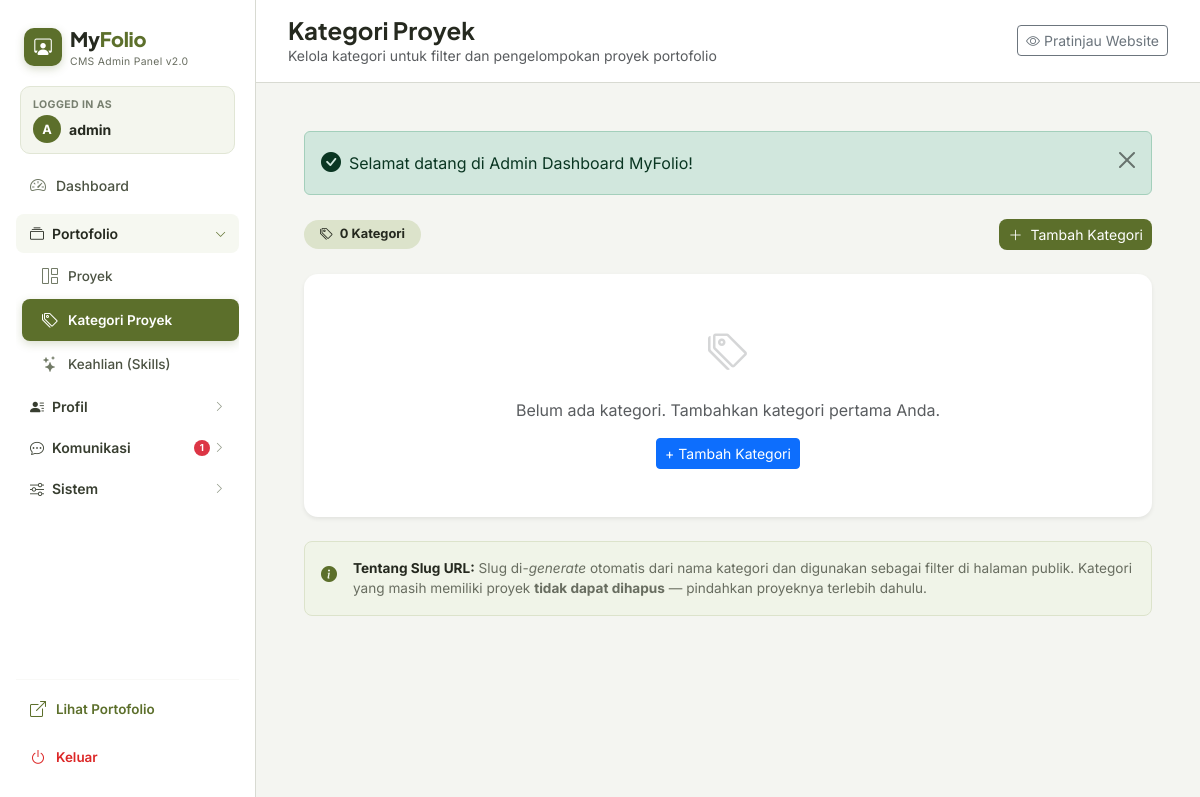
The app's page /admin/categories.php (signed in), older data.
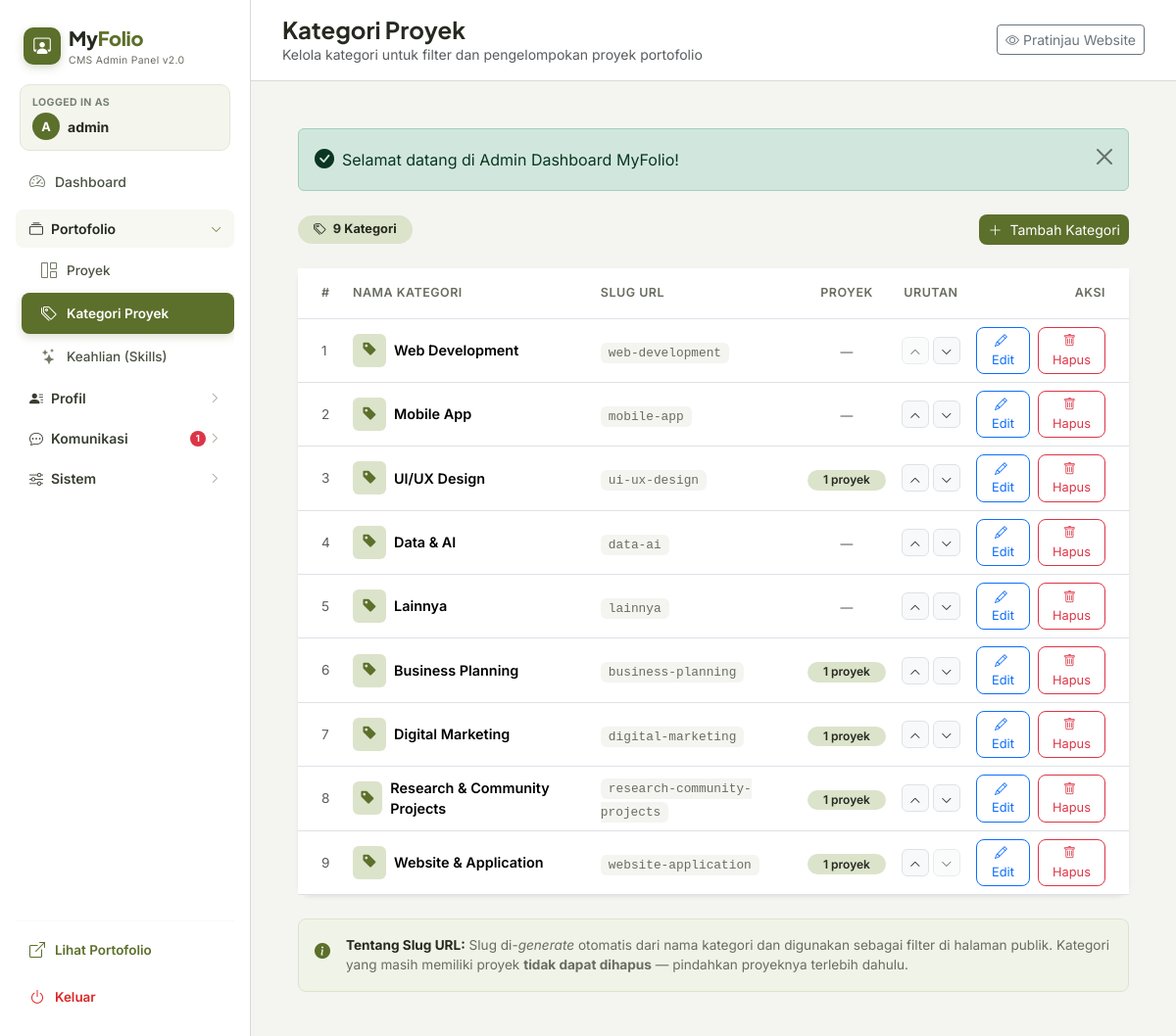
The same page, newer data.
### tables this page shows
CREATE TABLE `project_categories` (
  `id` INT UNSIGNED NOT NULL AUTO_INCREMENT,
  `category_name` VARCHAR(100) NOT NULL,
  `slug` VARCHAR(100) NOT NULL,
  `sort_order` TINYINT UNSIGNED NOT NULL DEFAULT 0,
  `created_at` TIMESTAMP NOT NULL DEFAULT CURRENT_TIMESTAMP,
  PRIMARY KEY (`id`),
  UNIQUE KEY `uk_slug` (`slug`)
);

### includes/functions.php (called while the page is built, shortened)
<?php
function e(?string $value): string {
    return htmlspecialchars($value ?? '', ENT_QUOTES, 'UTF-8');
}

### admin/categories.php (the view, shortened to what the rows shown need)
<?php
require_once __DIR__ . '/includes/admin_init.php';
$categories = $pdo->query("
    SELECT pc.*,
           COUNT(p.id) AS project_count
    FROM project_categories pc
    LEFT JOIN projects p ON p.category_id = pc.id
    GROUP BY pc.id
    ORDER BY pc.sort_order ASC, pc.id ASC
")->fetchAll();
$totalCats = count($categories);
require_once __DIR__ . '/includes/admin_header.php';
?>
<div class="card border-0 shadow-sm" style="border-radius:var(--radius-card);">
    <div class="card-body p-0">
        <?php if (empty($categories)): ?>
            <div class="text-center py-5 text-muted">
                <i class="bi bi-tags fs-1 d-block mb-3 opacity-25"></i>
                <p class="mb-3">Belum ada kategori. Tambahkan kategori pertama Anda.</p>
                <button class="btn btn-sm btn-primary" data-bs-toggle="modal" data-bs-target="#modalAdd">
                    + Tambah Kategori
                </button>
            </div>
        <?php else: ?>
        <div class="table-responsive">
            <table class="table table-hover align-middle mb-0">
                <thead style="background:var(--color-background);">
                    <tr>
                        <th class="ps-4 py-3" style="width:48px;color:var(--color-muted);font-size:.78rem;font-weight:600;text-transform:uppercase;letter-spacing:.5px;">#</th>
                        <th class="py-3" style="color:var(--color-muted);font-size:.78rem;font-weight:600;text-transform:uppercase;letter-spacing:.5px;">Nama Kategori</th>
                        <th class="py-3" style="color:var(--color-muted);font-size:.78rem;font-weight:600;text-transform:uppercase;letter-spacing:.5px;">Slug URL</th>
                        <th class="py-3 text-center" style="color:var(--color-muted);font-size:.78rem;font-weight:600;text-transform:uppercase;letter-spacing:.5px;">Proyek</th>
                        <th class="py-3 text-center" style="color:var(--color-muted);font-size:.78rem;font-weight:600;text-transform:uppercase;letter-spacing:.5px;">Urutan</th>
                        <th class="py-3 text-end pe-4" style="color:var(--color-muted);font-size:.78rem;font-weight:600;text-transform:uppercase;letter-spacing:.5px;">Aksi</th>
                    </tr>
                </thead>
                <tbody>
                    <?php foreach ($categories as $i => $cat): ?>
                    <tr>
                        <td class="ps-4 text-muted" style="font-size:.85rem;"><?= $i + 1 ?></td>
                        <td>
                            <div class="d-flex align-items-center gap-2">
                                <span class="d-inline-flex align-items-center justify-content-center rounded-2"
                                      style="width:34px;height:34px;background:var(--color-soft-olive);color:var(--color-primary);font-size:.95rem;">
                                    <i class="bi bi-tag-fill"></i>
                                </span>
                                <span class="fw-semibold" style="font-size:.9rem;"><?= e($cat['category_name']) ?></span>
                            </div>
                        </td>
                        <td>
                            <code style="background:var(--color-background);padding:3px 8px;border-radius:6px;font-size:.8rem;color:var(--color-muted);">
                                <?= e($cat['slug']) ?>
                            </code>
                        </td>
                        <td class="text-center">
                            <?php if ($cat['project_count'] > 0): ?>
                                <span class="badge rounded-pill px-3"
                                      style="background:var(--color-soft-olive);color:var(--color-dark);font-weight:600;">
                                    <?= $cat['project_count'] ?> proyek
                                </span>
                            <?php else: ?>
                                <span class="text-muted" style="font-size:.8rem;">—</span>
                            <?php endif; ?>
                        </td>
                        <td class="text-center">
                            <div class="d-flex justify-content-center gap-1">
                                <form method="POST" action="categories.php">
                                    <button type="submit" class="btn btn-xs btn-light border" style="width:28px;height:28px;padding:0;line-height:1;"
                                            <?= $i === 0 ? 'disabled' : '' ?> title="Pindah ke atas">
                                        <i class="bi bi-chevron-up" style="font-size:.7rem;"></i>
                                    </button>
                                </form>
                                <form method="POST" action="categories.php">
                                    <button type="submit" class="btn btn-xs btn-light border" style="width:28px;height:28px;padding:0;line-height:1;"
                                            <?= $i === $totalCats - 1 ? 'disabled' : '' ?> title="Pindah ke bawah">
                                        <i class="bi bi-chevron-down" style="font-size:.7rem;"></i>
                                    </button>
                                </form>
                            </div>
                        </td>
                        <td class="text-end pe-4">
                            <div class="d-flex justify-content-end gap-2">
                                <button class="btn btn-sm btn-outline-primary"
                                        style="border-radius:8px;font-size:.8rem;"
                                        onclick="openEdit(<?= $cat['id'] ?>, <?= json_encode($cat['category_name']) ?>, <?= json_encode($cat['slug']) ?>)">
                                    <i class="bi bi-pencil me-1"></i>Edit
                                </button>
                                <form method="POST" action="categories.php"
                                      onsubmit="return confirmDelete(this, <?= json_encode($cat['category_name']) ?>, <?= (int)$cat['project_count'] ?>)">
                                    <button type="submit" class="btn btn-sm btn-outline-danger"
                                            style="border-radius:8px;font-size:.8rem;">
                                        <i class="bi bi-trash me-1"></i>Hapus
                                    </button>
                                </form>
                            </div>
                        </td>
                    </tr>
                    <?php endforeach; ?>
                </tbody>
            </table>
        </div>
        <?php endif; ?>
    </div>
</div>
<?php require_once __DIR__ . '/includes/admin_footer.php'; ?>

Row changes from the older to the newer data that the page shows:
added project_categories: category_name "Web Development", slug "web-development"
added project_categories: category_name "Mobile App", slug "mobile-app"
added project_categories: category_name "UI/UX Design", slug "ui-ux-design", project_count "1"
added project_categories: category_name "Data & AI", slug "data-ai"
added project_categories: category_name "Lainnya", slug "lainnya"
added project_categories: category_name "Business Planning", slug "business-planning", project_count "1"
added project_categories: category_name "Digital Marketing", slug "digital-marketing", project_count "1"
added project_categories: category_name "Research & Community Projects", slug "research-community-projects", project_count "1"
added project_categories: category_name "Website & Application", slug "website-application", project_count "1"
Text that changed along with them:
$totalCats: "0" → "9"
text no longer shown: "Belum ada kategori. Tambahkan kategori pertama Anda. + Tambah Kategori"
text now shown: "# NAMA KATEGORI SLUG URL PROYEK URUTAN AKSI"
